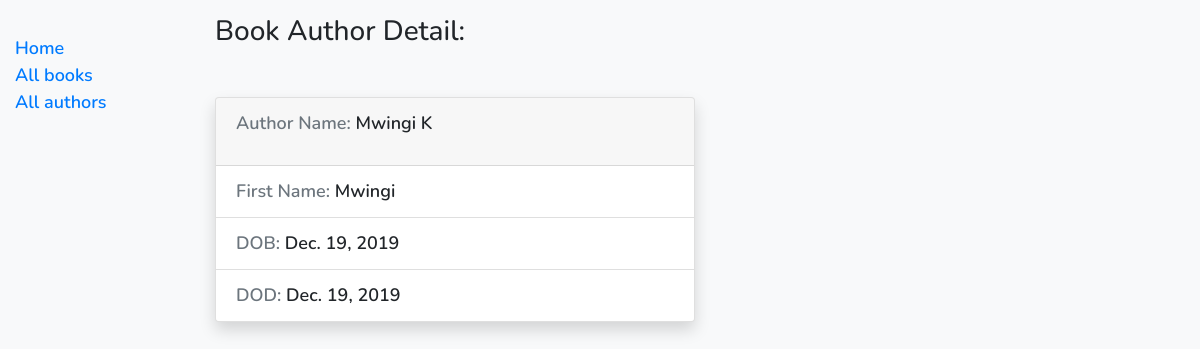
The app's page /catalogg/author/4 with its own data.
### catalogg/models.py (models this page shows, shortened)
class Author(models.Model):
    first_name = models.CharField(max_length=100)
    last_name = models.CharField(max_length=100)
    date_of_birth = models.DateField(null=True, blank=True)
    date_of_death = models.DateField('died', null=True, blank=True)
    class Meta:
        ordering = ['last_name', 'first_name']

### catalogg/views.py (the view)
# urls.py: path('author/<int:pk>', views.AuthorDetailView.as_view(), name='author-detail')]
class AuthorDetailView(generic.DetailView):
    queryset = Author.objects.all()
    context_object_name = 'author_detail'
    template_name = 'catalogg/Authordetail.html'

### catalogg/templates/catalogg/Authordetail.html
{% extends 'base_generic.html' %}
{% block content %}
    <h3 class="">Book Author Detail:</h3>
    <div style="width: 30rem;" class=" card mt-5 mr-3 mb-3 rounded justify-content-center shadow ">
          <div class="card-header">
              <p><span class="text-muted">Author Name: </span>{{ author_detail.first_name }} {{ author_detail.last_name }}</p>
          </div>
           <ul class="list-group list-group-flush">
               <li class="list-group-item"><span class="text-muted">First Name: </span>{{ author_detail.first_name }}</li>
               <li class="list-group-item"><span class="text-muted">DOB: </span>{{ author_detail.date_of_birth }}</li>
               <li class="list-group-item"><span class="text-muted">DOD: </span>{{ author_detail.date_of_death }}</li>
           </ul>
</div>
{% endblock %}

### catalogg/static/css/styles.css (style rules this page uses)
body { margin-top: 15px; font-family: 'Nunito', sans-serif; font-weight: 600; font-size: 18px; }

### records on screen
Author: first_name "Mwingi", last_name "K", date_of_birth "Dec. 19, 2019", date_of_death "Dec. 19, 2019"
